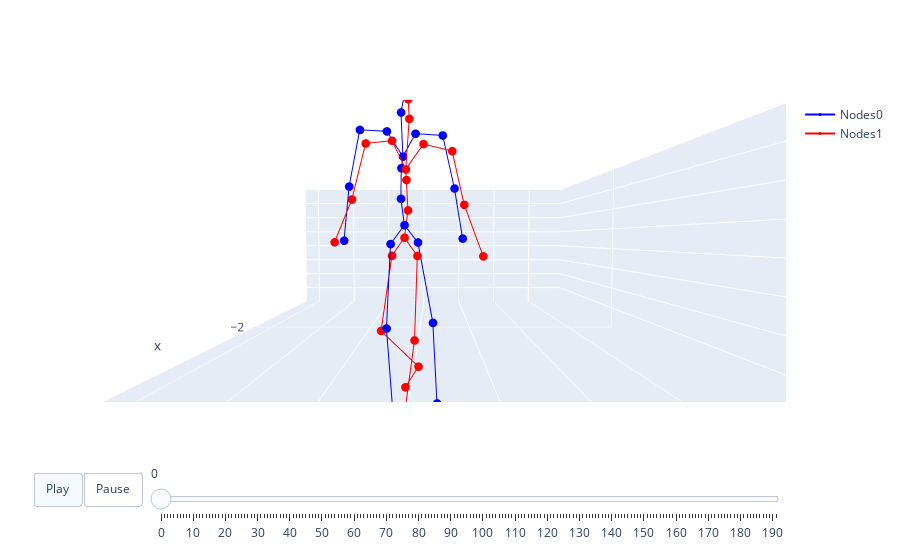

Notebook cell for this chart:
### Code cell
x = pose[k].detach().cpu().numpy()
y = pred_pose_eval[k].detach().cpu().numpy()
l = m_length[k]
caption = clip_text[k]
visualize_2motions(x, val_loader.dataset.std, val_loader.dataset.mean, args.dataname, l, y, save_path=None)
